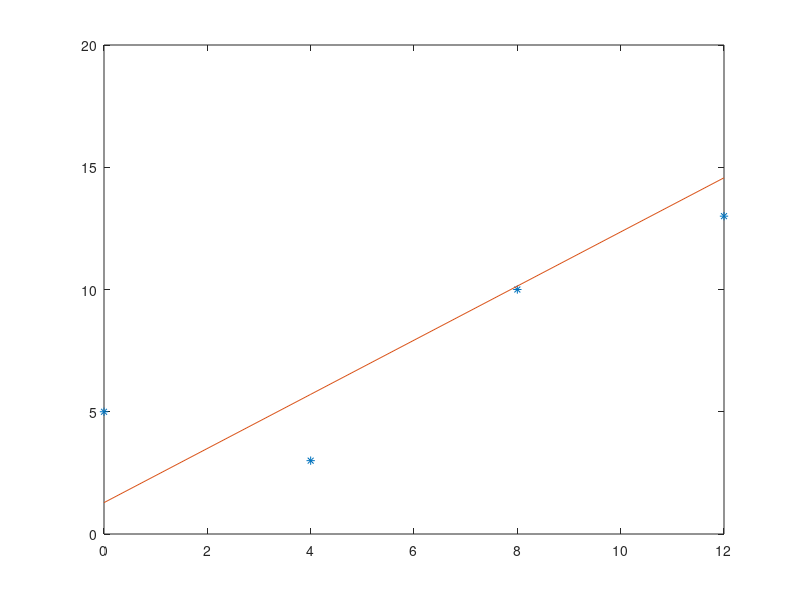

The MATLAB source for this figure:
clear, clc, close all
#xf = [0:0.05:10];
#Yf = sin (2*pi*xf/5);
#xp = [0:10];
#Yp = sin (2*pi*xp/5);
#lin = interp1 (xp, Yp, xf);
#near = interp1 (xp, Yp, xf, "nearest");
#pch = interp1 (xp, Yp, xf, "pchip");
#spl = interp1 (xp, Yp, xf, "spline");
#plot (xf,Yf,"r", xf,near,"g", xf,lin,"b", xf,pch,"c", xf,spl,"m",
#      xp,Yp,"r*");
#legend ("original", "nearest", "linear", "pchip", "spline");
x = [0 4 8 12];

y = [5 3 10 13];

n = length(x);

Y = log(y);

coeff = [sum(x) n; sum(x.^2) sum(x)];

free = [sum(Y); sum(x.*Y)];

V = coeff\free # inv(coeff) * free

A = V(1)
#exp:
a = exp(A)

b = V(2)

Sr = (sum(Y - a*x - b).^2)

f = a*x + b;

plot(x,y,'*',x,f)

